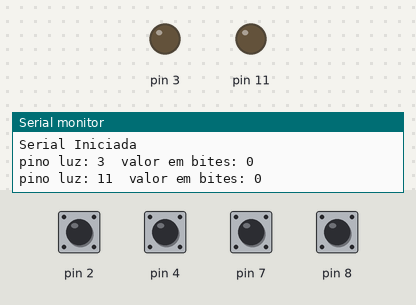
This program was run on a simulated Arduino Uno, built with avr-gcc and run on an emulated ATmega328P. Shown: output pins drawn as LEDs (lit = HIGH), the last lines printed to the serial monitor. The inputs (shaded band) are chosen by the test bench; at power-on: pin 2, pin 4, pin 7, pin 8 HIGH.

Above: at 1.2 s.
1.3 s: pin 2 pulled LOW for 0.15 s
At 2.5 s:
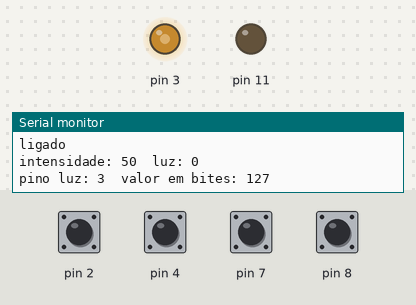
2.9 s: pin 4 pulled LOW for 0.15 s
At 3.7 s:
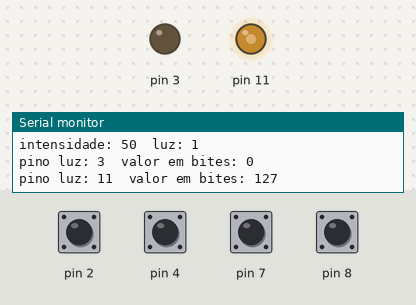
4.5 s: pin 8 pulled LOW for 0.15 s
At 4.9 s:
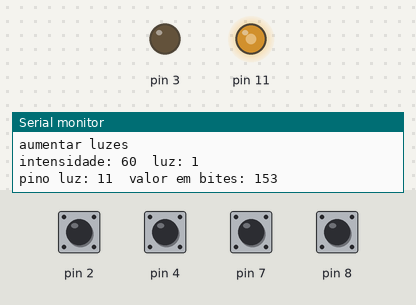
6.1 s: pin 4 pulled LOW for 1 s
At 7.3 s:
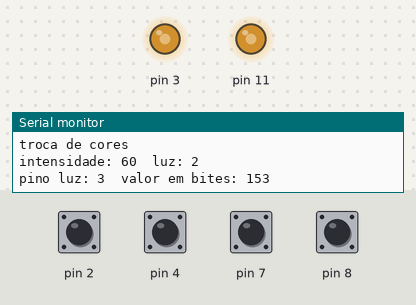
8.6 s: pin 7 pulled LOW for 0.15 s
At 9.3 s:
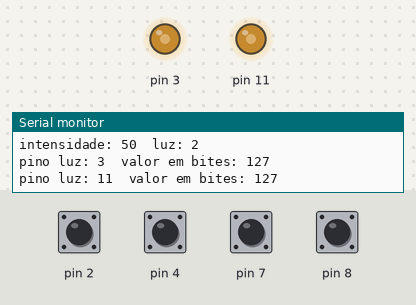
10.2 s: pin 2 pulled LOW for 1 s
At 10.5 s:
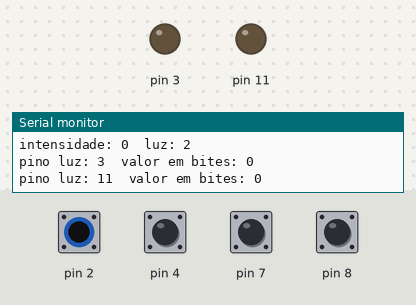
Timing chart, 0 to 13.2 s (numbered marks = the images above; inputs shaded):
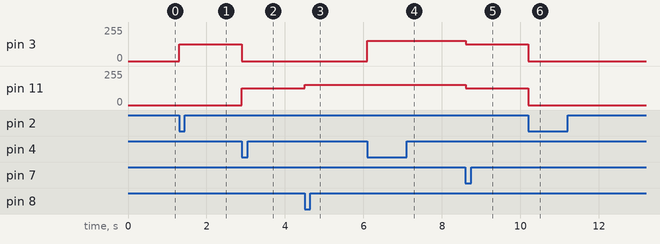

Measured:
- after the input at 1.3 s, pin 3: 0/255 → 127/255 at once
- after the input at 2.9 s, pin 3: 127/255 → 0/255 at once; pin 11: 0/255 → 127/255 at once
- after the input at 4.5 s, pin 11: 127/255 → 153/255 at once
- after the input at 6.1 s, pin 3: 0/255 → 153/255 at once
- after the input at 8.6 s, pin 3, pin 11: 153/255 → 127/255 at once
- after the input at 10.2 s, pin 3, pin 11: 127/255 → 0/255 at once

The program:

main.cpp
```cpp
#include "configuracoes.h"
#include "botao.h"
#include "luz.h"

BotaoPressao BotaoLigar(ENTRADA_BOTAO_LIGAR);
BotaoPressao BotaoDiminuir(ENTRADA_BOTAO_DIMINUIR_LUZ);
BotaoPressao BotaoAumentar(ENTRADA_BOTAO_AUMENTAR_LUZ);
BotaoPressao BotaoTrocaCores(ENTRADA_BOTAO_TROCA_CORES);

Luz LuzBranca(SAIDA_LUZ_BRANCA);
Luz LuzAmarela(SAIDA_LUZ_AMARELA);

bool ring_light_ligado = false;
int luz_selecionada = LUZ_BRANCA;
int intensidade_da_luz_atual = INTENSIDADE_ZERO;

void reduzirBrilho()
{
    intensidade_da_luz_atual -= VALOR_INCREMENTO_INTENSIDADE;
    if (intensidade_da_luz_atual < INTENSIDADE_MINIMA)
    {
        intensidade_da_luz_atual = INTENSIDADE_MINIMA;
    }
}

void aumentarBrilho()
{
    intensidade_da_luz_atual += VALOR_INCREMENTO_INTENSIDADE;
    if (intensidade_da_luz_atual > INTENSIDADE_MAXIMA)
    {
        intensidade_da_luz_atual = INTENSIDADE_MAXIMA;
    }
}

void ligarLuz()
{
    luz_selecionada = LUZ_BRANCA;
    intensidade_da_luz_atual = INTENSIDADE_INICIAL;
}

void desligarLuz()
{
    intensidade_da_luz_atual = INTENSIDADE_ZERO;
}

void trocarCor()
{
    luz_selecionada++;
    if (luz_selecionada > LUZ_BRANCA_E_AMARELA)
    {
        luz_selecionada = LUZ_BRANCA;
    }
}

void estadoLuzAtual()
{
    switch (luz_selecionada)
    {
    case LUZ_BRANCA:
        LuzBranca.definirBilho(intensidade_da_luz_atual);
        LuzAmarela.definirBilho(INTENSIDADE_ZERO);
        break;
    case LUZ_AMARELA:
        LuzBranca.definirBilho(INTENSIDADE_ZERO);
        LuzAmarela.definirBilho(intensidade_da_luz_atual);
        break;
    case LUZ_BRANCA_E_AMARELA:
        LuzBranca.definirBilho(intensidade_da_luz_atual);
        LuzAmarela.definirBilho(intensidade_da_luz_atual);
        break;
    }
}

void deupurar()
{
    Serial.print("intensidade: ");
    Serial.print(intensidade_da_luz_atual);
    Serial.print('\t');
    Serial.print("luz: ");
    Serial.print(luz_selecionada);
    Serial.println();
}

void setup()
{
    Serial.begin(115200);
    Serial.println("Serial Iniciada");
    BotaoLigar.criar();
    BotaoAumentar.criar();
    BotaoDiminuir.criar();
    BotaoTrocaCores.criar();
    LuzBranca.criar();
    LuzAmarela.criar();

    // pinMode(3, OUTPUT);
    // pinMode(11, OUTPUT);
    // TCCR2A = _BV(COM2A1) | _BV(COM2B1) | _BV(WGM21) | _BV(WGM20);
    // TCCR2B = _BV(CS22);
    // OCR2A = 180;
    // OCR2B = 50;
}

void loop()
{
    if (BotaoLigar.pressionadoAgora())
    {
        ring_light_ligado = !ring_light_ligado;

        if (ring_light_ligado)
        {
            Serial.println("ligado");
            ligarLuz();
        }
        else
        {
            Serial.println("desligado");
            desligarLuz();
        }
        deupurar();
    }

    if (ring_light_ligado)
    {
        if (BotaoTrocaCores.pressionadoAgora())
        {
            Serial.println("troca de cores");
            trocarCor();
            deupurar();
        }

        if (BotaoDiminuir.pressionadoAgora())
        {
            Serial.println("reduzir luzes");
            reduzirBrilho();
            deupurar();
        }

        if (BotaoAumentar.pressionadoAgora())
        {
            Serial.println("aumentar luzes");
            aumentarBrilho();
            deupurar();
        }
    }

    estadoLuzAtual();
}
```

botao.h
```cpp
#pragma once
#include "Arduino.h"
class BotaoPressao
{

private:
    bool trava = false;
    bool estado_botao_pressionado = false;
    int pino_do_botao = 0;
    unsigned long tempo_atual = 0;
    unsigned long tempo_anterior = 0;
    unsigned long tempo_de_trava = 0;

public:
    void criar()
    {
        pinMode(pino_do_botao, INPUT_PULLUP);
        return;
    }

    bool pressionadoAgora()
    {

        if (pinoBotaoPressionadoAgora())
        {
            resetCroneometro();
            if (respostaDesbloqueadaAgora())
            {
                bloqueiaResposta();
                return true;
            }
        }
        else
        {
            if (fimDoCronometroAgora())
            {
                desbloqueiaResposta();
            }
        }
        return false;
    }

    BotaoPressao(int pino_btn, unsigned long tempo_trv = 250)
    {
        pino_do_botao = pino_btn;
        tempo_de_trava = tempo_trv;
    }

    ~BotaoPressao()
    {
    }

private:
    void bloqueiaResposta()
    {
        trava = true;
    }

    void desbloqueiaResposta()
    {
        trava = false;
    }

    bool respostaDesbloqueadaAgora()
    {
        if (!trava)
        {
            return true;
        }
        return false;
    }

    bool fimDoCronometroAgora()
    {
        if (pegarTempoAtual() - tempo_anterior >= tempo_de_trava)
        {
            return true;
            resetCroneometro();
        }
        return false;
    }

    void resetCroneometro()
    {
        tempo_anterior = pegarTempoAtual();
    }

    unsigned long pegarTempoAtual()
    {
        return millis();
    }

    bool pinoBotaoPressionadoAgora()
    {
        int estado_atual = digitalRead(pino_do_botao);
        bool botao_pressionado = estado_atual == LOW;
        return botao_pressionado;
    }
};
```

luz.h
```cpp
#pragma once
#include "Arduino.h"

class Luz
{
private:
    int valor_minimo_bits_pwm = 0;
    int valor_maximo_bits_pwm = 0;
    int valor_minimo_brilho = 0;
    int valor_maximo_brilho = 0;
    int valor_brilho_quando_ligar = 0;
    int pino_da_luz = 0;
    int valor_atual_brilho;
    int nivel_incremento = 1;

public:
    Luz(int pino_luz, int brilho_quando_ligar = 50, int brilho_minimo = 0, int brilho_maximo = 100, int total_bits_pwm = 256)
    {
        pino_da_luz = pino_luz;
        valor_brilho_quando_ligar = brilho_quando_ligar;
        valor_minimo_brilho = brilho_minimo;
        valor_maximo_brilho = brilho_maximo;
        valor_maximo_bits_pwm = total_bits_pwm - 1;
    }

    ~Luz()
    {
    }

    void criar()
    {
        pinMode(pino_da_luz, OUTPUT);
        definirBilho(valor_minimo_brilho);
    }

    /* void desligado()
     {
         definirBilho(valor_minimo_brilho);
         return;
     }

     void ligado()
     {
         valor_atual_brilho = valor_brilho_quando_ligar;
         definirBilho(valor_atual_brilho);
         return;
     }

     void reduzirBrilho()
     {
         valor_atual_brilho -= nivel_incremento;
         if (valor_atual_brilho < valor_minimo_brilho)
         {
             valor_atual_brilho = valor_minimo_brilho;
         }
         definirBilho(valor_atual_brilho);
         return;
     }

     void aumentarBrilho()
     {
         valor_atual_brilho += nivel_incremento;
         if (valor_atual_brilho > valor_maximo_brilho)
         {
             valor_atual_brilho = valor_maximo_brilho;
         }
         definirBilho(valor_atual_brilho);
         return;
     }

     void definirIncrementoBrilho(int nivel){
         nivel_incremento  = nivel;
     }*/

    int ultimo_valor = -1;

    void definirBilho(int porcentagem_brilho)
    {
        // int min_bri = valor_minimo_brilho;
        // int max_bri = valor_maximo_brilho;
        // int min_bits = valor_minimo_bits_pwm;
        // int max_bits = valor_maximo_bits_pwm;

        // int bytes_de_saida = map(porcentagem_brilho, min_bri, max_bri, min_bits, max_bits);

        int bytes_de_saida = valor_maximo_bits_pwm * porcentagem_brilho / valor_maximo_brilho;

        if (ultimo_valor != bytes_de_saida)
        {
            analogWrite(pino_da_luz, bytes_de_saida);
            Serial.print("pino luz: ");
            Serial.print(pino_da_luz);
            Serial.print('\t');
            Serial.print("valor em bites: ");
            Serial.print(bytes_de_saida);
            Serial.println();
            ultimo_valor = bytes_de_saida;
        }
        return;
    }
};
```

configuracoes.h
```cpp
#pragma once
#include "Arduino.h"

const int ENTRADA_BOTAO_LIGAR = 2;
const int ENTRADA_BOTAO_TROCA_CORES = 4;
const int ENTRADA_BOTAO_DIMINUIR_LUZ = 7;
const int ENTRADA_BOTAO_AUMENTAR_LUZ = 8;

const int SAIDA_LUZ_BRANCA = 3;
const int SAIDA_LUZ_AMARELA = 11;

const int INTENSIDADE_INICIAL = 50;
const int INTENSIDADE_ZERO = 0;
const int INTENSIDADE_MINIMA = 10;
const int INTENSIDADE_MAXIMA = 100;
const int VALOR_INCREMENTO_INTENSIDADE = 10;

const int LUZ_BRANCA = 0;
const int LUZ_AMARELA = 1;
const int LUZ_BRANCA_E_AMARELA = 2;
```
